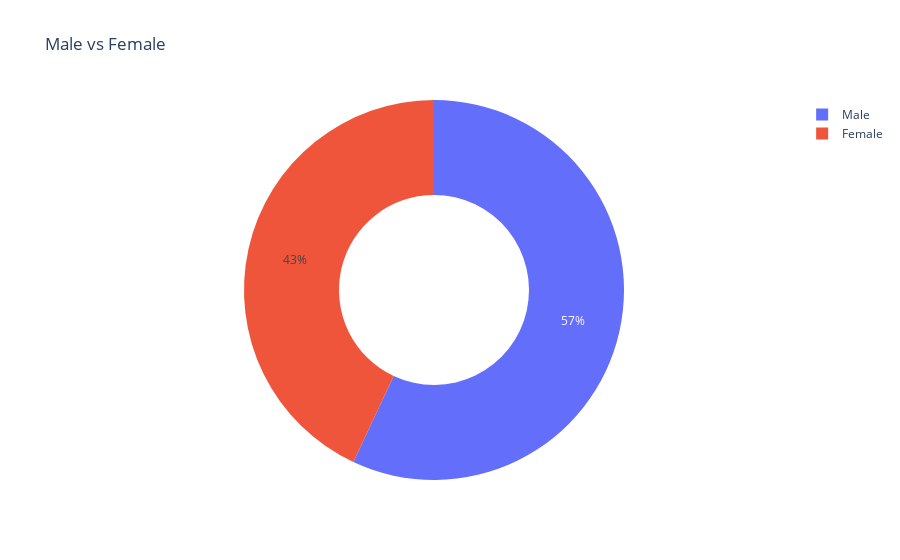

Notebook code cell kept with this figure:
### Markdown cell above
<span style="color:royalblue">It seems that the income does not have a normal distribution.</span>

### Code cell
labels = ['Male', 'Female']

values = ok_cupid_df2['sex'].value_counts().values
fig = go.Figure(data=[go.Pie(labels=labels, 
                             values=values, 
                             hole=.5)])

fig.update_layout(title='Male vs Female')
fig.show()

### Figure 1 — Plotly figure (JSON) as saved in the notebook; plotly's stock layout.template omitted (floating-point values rounded to 4 significant figures)
{"data": [{"hole": 0.5, "labels": ["Male", "Female"], "type": "pie", "values": [10552, 7968]}], "layout": {"autosize": true, "title": {"text": "Male vs Female"}}}
